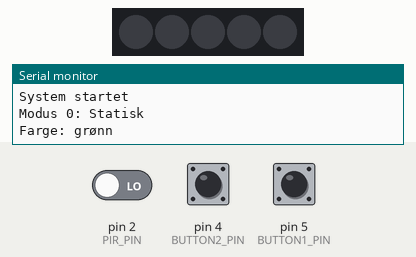
The sketch below on a simulated Arduino Uno, built with avr-gcc and run on an emulated ATmega328P. Shown: 5 RGB LEDs in strip order, left to right, the last lines printed to the serial monitor. Inputs (shaded band) come from the test bench; at power-on: pin 4 (BUTTON2_PIN) LOW, pin 5 (BUTTON1_PIN) LOW, pin 2 (PIR_PIN) LOW. Dim RGB values are drawn brighter than linear.

Above: at 1.2 s.
1.3 s: pin 4 (BUTTON2_PIN) pulled HIGH for 0.15 s
3.0 s: pin 5 (BUTTON1_PIN) pulled HIGH for 0.15 s
4.6 s: pin 4 (BUTTON2_PIN) pulled HIGH for 1 s
7.1 s: pin 2 (PIR_PIN) driven HIGH
At 8.3 s:
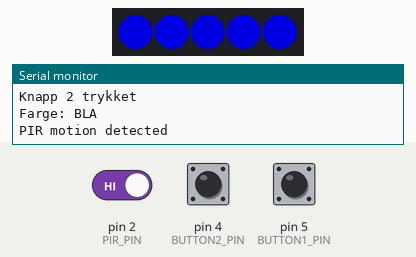
8.6 s: pin 4 (BUTTON2_PIN) pulled HIGH for 0.15 s
At 9.6 s:
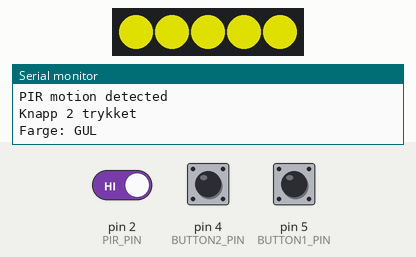
10.3 s: pin 4 (BUTTON2_PIN) pulled HIGH for 0.15 s
At 10.8 s:
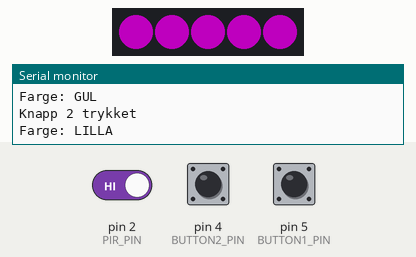
Timing chart, 0 to 13.0 s (numbered marks = the images above; inputs shaded):
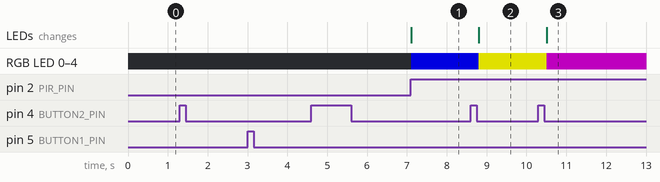

The sketch:

BASICALLY_FERDIG.ino
```cpp
#include <Arduino.h>
#include <FastLED.h>

const uint8_t PIR_PIN = 2;
const uint8_t LED_DATA_PIN = 3;
const uint8_t BUTTON1_PIN = 5; // System on/off
const uint8_t BUTTON2_PIN = 4; // kort trykk = farge, hold = modus
const uint8_t NUM_LEDS = 5;

const unsigned long DEBOUNCE_MS = 50;
const unsigned long LONG_PRESS_MS = 2000;

CRGB leds[NUM_LEDS];

struct DebouncedButton {
  uint8_t pin;
  int stableState;
  int lastRawState;
  unsigned long lastChangeTime;
};

DebouncedButton button1{BUTTON1_PIN, LOW, LOW, 0};
DebouncedButton button2{BUTTON2_PIN, LOW, LOW, 0};

bool systemOn = false;

// MODUS
// 0 = statisk
// 1 = blink
// 2 = regnbue
int modus = 0;

//FARGE
// 0 = grønn
// 1 = rød
// 2 = blå
// 3 = gul
// 4 = lilla

int farge = 0;

bool button2PressActive = false;
bool button2LongPressHandled = false;
unsigned long button2PressStartTime = 0;

// PIR
int lastPirState = -1;

// BLINK
unsigned long forrigeBlink = 0;
bool lysPaa = false;

// REGNBUE
uint8_t hue = 0;


bool updateButton(DebouncedButton &button) {
  int rawState = digitalRead(button.pin);

  if (rawState != button.lastRawState) {
    button.lastRawState = rawState;
    button.lastChangeTime = millis();
  }

  if (millis() - button.lastChangeTime >= DEBOUNCE_MS &&
      rawState != button.stableState) {
    button.stableState = rawState;

    // true når knappen blir trykket ned
    if (button.stableState == HIGH){
      return true;
    }
  }

  return false;
}

// FINN VALGT FARGE
CRGB hentFarge() {

  if (farge == 0) {
    return CRGB::Green;
  }

  else if (farge == 1) {
    return CRGB::Red;
  }

  else if (farge == 2) {
    return CRGB::Blue;
  }

  else if (farge == 3) {
    return CRGB::Yellow;
  }

  else if (farge == 4) {
    return CRGB::Purple;
  }

  return CRGB::Green;
}

// SKRIVE UT HVILKEN FARGE
void skrivFarge() {

  if (farge == 0) {
    Serial.println("Farge: GRONN");
  }

  else if (farge == 1) {
    Serial.println("Farge: ROD");
  }

  else if (farge == 2) {
    Serial.println("Farge: BLA");
  }

  else if (farge == 3) {
    Serial.println("Farge: GUL");
  }

  else if (farge == 4) {
    Serial.println("Farge: LILLA");
  }
}

void setup() {
  pinMode(PIR_PIN, INPUT);

  // Knappene er koblet til 5V
  // med eksterne 10 kOhm pull-down motstander
  pinMode(BUTTON1_PIN, INPUT);
  pinMode(BUTTON2_PIN, INPUT);

  button1.stableState = button1.lastRawState = digitalRead(BUTTON1_PIN);
  button2.stableState = button2.lastRawState = digitalRead(BUTTON2_PIN);

  Serial.begin(9600);

  FastLED.addLeds<WS2812, LED_DATA_PIN, GRB>(leds, NUM_LEDS);
  FastLED.setBrightness(160);
  FastLED.clear(true);

  Serial.println("System startet");
  Serial.println("Modus 0: Statisk");
  Serial.println("Farge: grønn");
}


void loop() {

  // KNAPP 1 - SYSTEM AV/PÅ

  if (updateButton(button1)) {

    systemOn = !systemOn;

    lastPirState = -1;

    Serial.println(systemOn ? "System ON" : "System OFF");
  }

  // KNAPP 2 - BYTTE MODUS

  // Knappen blir trykket ned
  if (updateButton(button2)) {

    button2PressActive = true;
    button2LongPressHandled = false;
    button2PressStartTime = millis();

    Serial.println("Knapp 2 trykket");
  }

  // Knappen holdes inne
  if (button2PressActive &&
      button2.stableState == HIGH) {

    unsigned long pressDuration =
      millis() - button2PressStartTime;

    // Hvis knappen har vært holdt i 2 sekunder
    if (pressDuration >= LONG_PRESS_MS) {

      // Gå til neste modus
      modus++;

      // Etter modus 2 går vi tilbake til modus 0
      if (modus > 2) {
        modus = 0;
      }


      // Skriv ut hvilken modus vi har
      if (modus == 0) {
        Serial.println("Ny modus: STATISK");
        lysPaa = false;
      }

      else if (modus == 1) {
        Serial.println("Ny modus: BLINK");

        lysPaa = false;
        forrigeBlink = millis();
      }

      else if (modus == 2) {
        Serial.println("Ny modus: REGNBUE");

        // Start regnbuen på nytt
        hue = 0;
      }

      // Start en ny 2-sekunders periode
      // uten at knappen må slippes
      button2PressStartTime = millis();
      button2LongPressHandled = true;
    }
  }


  // Knappen slippes
  if (button2PressActive &&
      button2.stableState == LOW) {

      if(!button2LongPressHandled){

farge++;
      // Etter lilla går vi tilbake til grønn
      if (farge > 4) {
        farge = 0;
      }

      skrivFarge();
      }


       // Ferdig med dette trykket
    button2PressActive = false;

    button2LongPressHandled = false;
  }


  // PIR + LYS
  CRGB outputColor = CRGB::Black;


  if (systemOn) {

    int pirState = digitalRead(PIR_PIN);


    // Rapporter bare når PIR-status endres
    if (pirState != lastPirState) {

      Serial.println(
        pirState == HIGH
        ? "PIR motion detected"
        : "No PIR motion"
      );

      lastPirState = pirState;
    }

    // BEVEGELSE
    if (pirState == HIGH) {

      // MODUS 0 - STATISK
      if (modus == 0) {

        outputColor = hentFarge();
      }

      // MODUS 1 - BLINK
      else if (modus == 1) {

        if (millis() - forrigeBlink >= 500) {

          forrigeBlink = millis();

          lysPaa = !lysPaa;
        }

        if (lysPaa) {
          outputColor = hentFarge();
        }
          else{
            outputColor = CRGB::Black;
          }
      }


      // MODUS 2 - REGNBUE
      else if (modus == 2) {

        for (uint8_t i = 0; i < NUM_LEDS; ++i) {

          leds[i] =
            CHSV(hue + (i * 30), 255, 255);
        }

        FastLED.show();

        hue++;

        delay(20);

        // Vi har allerede vist regnbuen
        // så vi hopper over vanlig outputColor
        return;
      }
    }
  }

  // VIS LED-ENE
  for (uint8_t i = 0; i < NUM_LEDS; ++i) {

    leds[i] = outputColor;
  }

  FastLED.show();
}
```

Measured:
- after the input at 7.1 s, RGB LED 0–4: off → RGB(0, 0, 160) at once; the LEDs: change at once (image 1)
- after the input at 8.6 s, RGB LED 0–4: RGB(0, 0, 160) → RGB(160, 160, 0) after 0.20 s; the LEDs: change after 0.20 s (image 2)
- after the input at 10.3 s, RGB LED 0–4: RGB(160, 160, 0) → RGB(80, 0, 80) after 0.20 s; the LEDs: change after 0.20 s (image 3)
